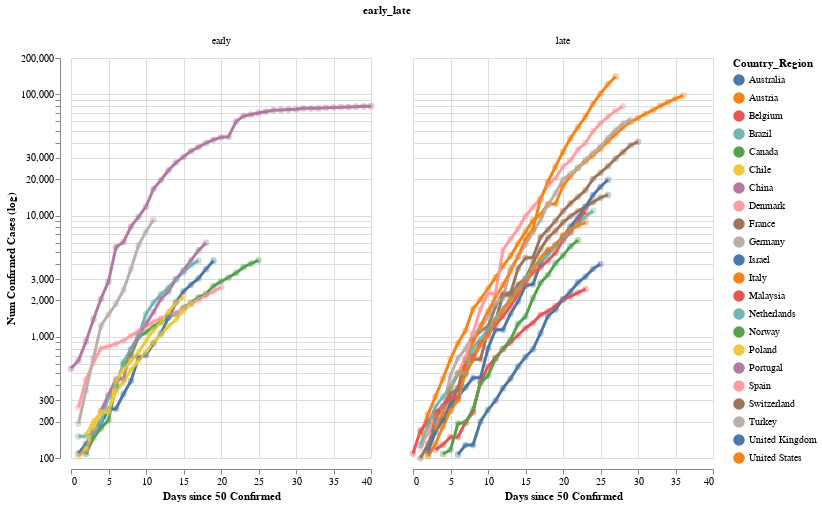

Notebook source saved alongside this figure:
### Code cell
chart.set_width(300).set_height(400)
jhu_altChart = chart.set_xdomain((0, 40)).compile()

#drop countries that do not have a lockdown date
jhu_altChart.data = jhu_altChart.data[~jhu_altChart.data.lockdown_date.isnull()]

jhu_altChart.data["early_late"] = "late"
jhu_altChart.data.loc[jhu_altChart.data["lockdown_x"]<10,"early_late"] = "early"

jhu_altChart.facet(column="early_late")

#TODO: There is a bug here where the prediction line is only showing up for the right chart and not the left chart

### Figure 1 — Vega-Lite specification as saved in the notebook (floating-point values rounded to 4 significant figures; data arrays with more than 128 entries replaced by an {"elided": "..."} marker saying what was removed)
{"config": {"view": {"continuousWidth": 400, "continuousHeight": 300}}, "data": {"name": "data-62a3168e5ba17eed1ebd80ba74f233d7"}, "facet": {"column": {"type": "nominal", "field": "early_late"}}, "spec": {"layer": [{"mark": {"type": "point", "filled": true, "size": 400}, "encoding": {"color": {"type": "nominal", "field": "Country_Region"}, "detail": {"type": "nominal", "field": "Country_Region"}, "opacity": {"value": 0}, "x": {"type": "quantitative", "field": "x", "scale": {"domain": [0, 40]}, "title": "Days since 50 Confirmed"}, "y": {"type": "quantitative", "field": "y", "scale": {"domain": [100, 200000], "type": "log"}, "title": "Num Confirmed Cases (log)"}}, "height": 400, "transform": [{"filter": "datum.y !== null"}, {"filter": "datum.y > 0"}], "width": 300}, {"mark": "point", "encoding": {"opacity": {"value": 0}, "x": {"type": "quantitative", "field": "x"}}, "height": 400, "selection": {"selector009": {"type": "single", "nearest": true, "on": "mouseover", "fields": ["x"], "empty": "none"}}, "width": 300}, {"mark": {"type": "point", "filled": true, "size": 400}, "encoding": {"color": {"type": "nominal", "field": "Country_Region"}, "detail": {"type": "nominal", "field": "Country_Region"}, "opacity": {"condition": {"value": 0.0, "test": "!isDefined(click.Country_Region) || !isDefined(click_Country_Region) || click.Country_Region == datum.Country_Region || click.Country_Region == \"\""}, "value": 0.0}, "x": {"type": "quantitative", "field": "x", "scale": {"domain": [0, 40]}, "title": "Days since 50 Confirmed"}, "y": {"type": "quantitative", "field": "y", "scale": {"domain": [100, 200000], "type": "log"}, "title": "Num Confirmed Cases (log)"}}, "height": 400, "selection": {"click": {"type": "single", "fields": ["Country_Region"], "on": "click", "empty": "all", "bind": {"input": "select", "options": ["", "China", "South Korea", "Japan", "Italy", "Iran", "France", "Germany", "Spain", "United States", "Switzerland", "United Kingdom", "Belgium", "Netherlands", "Norway", "Sweden", "Austria", "Malaysia", "Australia", "Denmark", "Canada", "Israel", "Brazil", "Czechia", "Portugal", "Ireland", "Poland", "Chile", "Luxembourg", "Ecuador", "Turkey"], "name": "Filter on Country_Region: "}}}, "transform": [{"filter": "datum.y !== null"}, {"filter": "datum.y > 0"}, {"filter": "!isDefined(click.Country_Region) || !isDefined(click_Country_Region) || click.Country_Region == datum.Country_Region || click.Country_Region == \"\""}], "width": 300}, {"mark": {"type": "line", "size": 3}, "encoding": {"color": {"type": "nominal", "field": "Country_Region"}, "detail": {"type": "nominal", "field": "Country_Region"}, "opacity": {"condition": {"value": 1, "test": "!isDefined(click.Country_Region) || !isDefined(click_Country_Region) || click.Country_Region == datum.Country_Region || click.Country_Region == \"\""}, "value": 0.1}, "x": {"type": "quantitative", "field": "x", "scale": {"domain": [0, 40]}, "title": "Days since 50 Confirmed"}, "y": {"type": "quantitative", "field": "y", "scale": {"domain": [100, 200000], "type": "log"}, "title": "Num Confirmed Cases (log)"}}, "height": 400, "transform": [{"filter": "datum.y !== null"}, {"filter": "datum.y > 0"}], "width": 300}, {"mark": {"type": "point", "filled": true, "size": 45}, "encoding": {"color": {"type": "nominal", "field": "Country_Region"}, "detail": {"type": "nominal", "field": "Country_Region"}, "opacity": {"condition": {"value": 0.4, "test": "!isDefined(click.Country_Region) || !isDefined(click_Country_Region) || click.Country_Region == datum.Country_Region || click.Country_Region == \"\""}, "value": 0.1}, "x": {"type": "quantitative", "field": "x", "scale": {"domain": [0, 40]}, "title": "Days since 50 Confirmed"}, "y": {"type": "quantitative", "field": "y", "scale": {"domain": [100, 200000], "type": "log"}, "title": "Num Confirmed Cases (log)"}}, "height": 400, "transform": [{"filter": "datum.y !== null"}, {"filter": "datum.y > 0"}], "width": 300}, {"mark": {"type": "point", "filled": true}, "encoding": {"color": {"type": "nominal", "field": "Country_Region"}, "detail": {"type": "nominal", "field": "Country_Region"}, "opacity": {"condition": {"value": 1, "selection": "selector009"}, "value": 0}, "x": {"type": "quantitative", "field": "x", "scale": {"domain": [0, 40]}, "title": "Days since 50 Confirmed"}, "y": {"type": "quantitative", "field": "y", "scale": {"domain": [100, 200000], "type": "log"}, "title": "Num Confirmed Cases (log)"}}, "height": 400, "transform": [{"filter": "datum.y !== null"}, {"filter": "datum.y > 0"}, {"filter": "isDefined(click.Country_Region) && click.Country_Region == datum.Country_Region"}], "width": 300}, {"mark": {"type": "text", "align": "left", "dx": 5, "dy": -5}, "encoding": {"color": {"value": "black"}, "detail": {"type": "nominal", "field": "Country_Region"}, "opacity": {"value": 1}, "text": {"condition": {"type": "nominal", "field": "tooltip_text", "selection": "selector009"}, "value": " "}, "x": {"type": "quantitative", "field": "x", "scale": {"domain": [0, 40]}, "title": "Days since 50 Confirmed"}, "y": {"type": "quantitative", "field": "y", "scale": {"domain": [100, 200000], "type": "log"}, "title": "Num Confirmed Cases (log)"}}, "height": 400, "transform": [{"filter": "datum.y !== null"}, {"filter": "datum.y > 0"}, {"calculate": "datum.Country_Region + \": \" + datum.y", "as": "tooltip_text"}, {"filter": "isDefined(click.Country_Region) && click.Country_Region == datum.Country_Region"}], "width": 300}, {"mark": {"type": "rule", "color": "gray"}, "encoding": {"x": {"type": "quantitative", "field": "x"}}, "height": 400, "transform": [{"filter": {"selection": "selector009"}}, {"filter": "isDefined(click.Country_Region) && isDefined(click_Country_Region) && click.Country_Region != \"\""}], "width": 300}, {"mark": {"type": "rule", "strokeDash": [7, 3]}, "encoding": {"color": {"type": "nominal", "field": "Country_Region"}, "detail": {"type": "nominal", "field": "Country_Region"}, "x": {"type": "quantitative", "field": "x"}}, "height": 400, "transform": [{"filter": "datum.x == datum.lockdown_x"}, {"filter": "isDefined(click.Country_Region) && click.Country_Region == datum.Country_Region"}], "width": 300}, {"mark": {"type": "text", "align": "left", "dx": 5, "dy": -200}, "encoding": {"color": {"value": "black"}, "detail": {"type": "nominal", "field": "Country_Region"}, "text": {"condition": {"type": "nominal", "field": "lockdown_tooltip_text", "selection": "selector009"}, "value": " "}, "x": {"type": "quantitative", "field": "x"}}, "height": 400, "transform": [{"filter": "datum.x == datum.lockdown_x"}, {"filter": "isDefined(click.Country_Region) && click.Country_Region == datum.Country_Region"}, {"calculate": "datum.Country_Region + \" \" + datum.lockdown_type", "as": "lockdown_tooltip_text"}, {"filter": "isDefined(click.Country_Region) && click.Country_Region == datum.Country_Region"}], "width": 300}, {"mark": {"type": "line", "size": 3, "strokeDash": [1, 1]}, "encoding": {"color": {"type": "nominal", "field": "Country_Region"}, "detail": {"type": "nominal", "field": "Country_Region"}, "x": {"type": "quantitative", "field": "x", "scale": {"domain": [0, 40]}, "title": "Days since 50 Confirmed"}, "y": {"type": "quantitative", "field": "model_y", "scale": {"domain": [100, 200000], "type": "log"}, "title": "Num Confirmed Cases (log)"}}, "height": 400, "transform": [{"filter": "datum.lockdown_x != null"}, {"filter": "datum.x >= datum.lockdown_x"}, {"filter": "datum.y !== null"}, {"calculate": "datum.lockdown_y * pow(datum.lockdown_slope, datum.x - datum.lockdown_x)", "as": "model_y"}, {"filter": "isDefined(click.Country_Region) && click.Country_Region == datum.Country_Region"}], "width": 300}, {"mark": {"type": "text", "align": "left", "dx": 5, "dy": -20}, "encoding": {"color": {"value": "black"}, "detail": {"type": "nominal", "field": "Country_Region"}, "opacity": {"value": 1}, "text": {"condition": {"type": "nominal", "field": "extrap_text", "selection": "selector009"}, "value": " "}, "x": {"type": "quantitative", "field": "x", "scale": {"domain": [0, 40]}, "title": "Days since 50 Confirmed"}, "y": {"type": "quantitative", "field": "model_y", "scale": {"domain": [100, 200000], "type": "log"}, "title": "Num Confirmed Cases (log)"}}, "height": 400, "transform": [{"filter": "datum.lockdown_x != null"}, {"filter": "datum.x >= datum.lockdown_x"}, {"filter": "datum.y !== null"}, {"calculate": "datum.lockdown_y * pow(datum.lockdown_slope, datum.x - datum.lockdown_x)", "as": "model_y"}, {"filter": "isDefined(click.Country_Region) && click.Country_Region == datum.Country_Region"}, {"calculate": "\"trend at lockdown for \" + datum.Country_Region", "as": "extrap_text"}], "width": 300}]}, "$schema": "https://vega.github.io/schema/vega-lite/v4.0.0.json", "datasets": {"data-62a3168e5ba17eed1ebd80ba74f233d7": {"elided": "508 records"}}}
